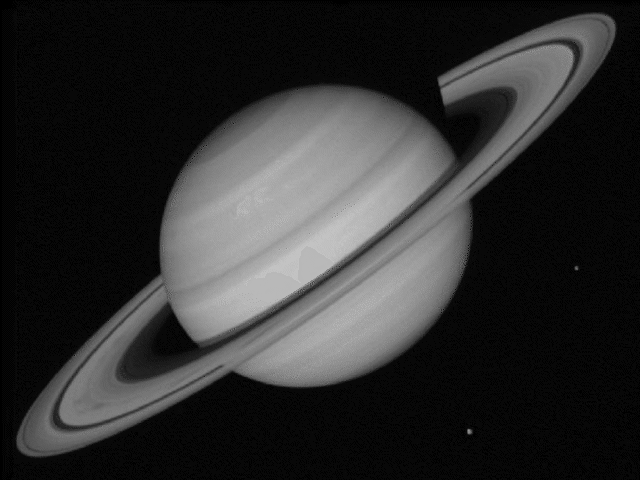
%> input picture Xu_Ly_Anh/Báo Cáo Xử Lý Ảnh_BT2/thuchanh2/saturn.png, 640 x 480 px
$ octave ThucHanh3.m   (GNU Octave 9; MATLAB toolbox functions it lacks are replaced by stand-ins)
%> lines starting %> are read from the running program, lines starting %| are printed output that depends on the picture; in (x1, y1, x2, y2) boxes, pixels count from 0 and x2, y2 are one past the last pixel; in counts of white or black regions, pixels touching at a corner belong together; the program's own positions count from 1
### Xu_Ly_Anh/Báo Cáo Xử Lý Ảnh_BT2/thuchanh2/AddPeriodicNoise.m
function im = AddPeriodicNoise(im0)
% Add periodic noise to an image im
[rows, columns] = size(im0)
rng('shuffle')
rowVector = (1 : rows)';
period = 10; % 20 rows
amplitude = 0.4 + rand*0.2; % Magnitude of the ripples.
offset = 1 - amplitude; % How much the cosine is raised above 0.
cosVector = amplitude * (1 + cos(2 * pi * rowVector / period))/2 + offset;
ripplesImage = repmat(cosVector, [1, columns]);
% Multiply the ripples by the image to get an image with periodic "noise" in it.
im = ripplesImage .* double(im0);

### Xu_Ly_Anh/Báo Cáo Xử Lý Ảnh_BT2/thuchanh2/ThucHanh3.m
% 3.2.1 -----------------------------------
A1 = double(imread('saturn.png'))/255;
%> A1: size 480x640 double; min 0, max 0.765, mean 0.183
imshow(A1/255);
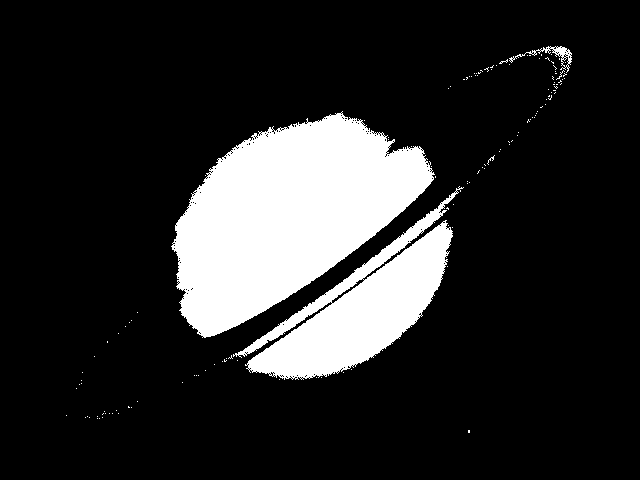
%> displayed picture: size 480x640, on the screen's scale of 0 to 255; values 0 (black) and 1 (white), 16.2% white; 134 white regions (131 under 20 px), largest, box (x1, y1, x2, y2) and area: (171, 111, 435, 338) 34237, (233, 186, 464, 380) 15054, (509, 46, 572, 73) 315
% 3.2.2 -----------------------------------
N1 = AddPeriodicNoise(A1);
%> in AddPeriodicNoise, `im = ripplesImage .* double(im0);`:
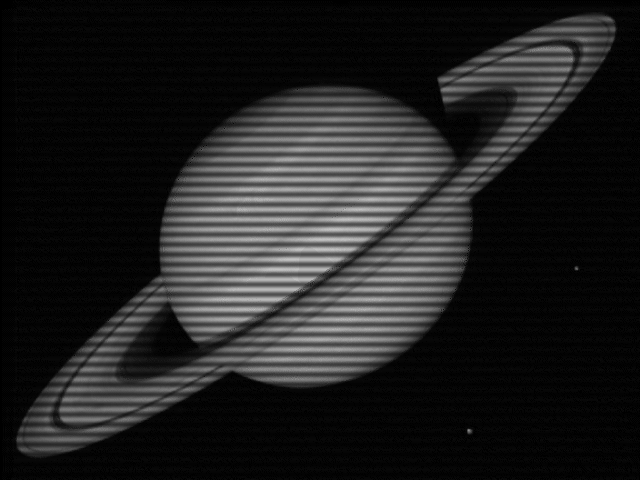
%> im: size 480x640 double; min 0, max 0.765, mean 0.131
figure
imshow(N1);
PSNR1 = psnr(N1, A1);
%> PSNR1 = 19.65
% 3.2.3 -----------------------------------
FN1 = fftshift(fft2(N1));
figure
imshow(mat2gray(log(abs(FN1))));
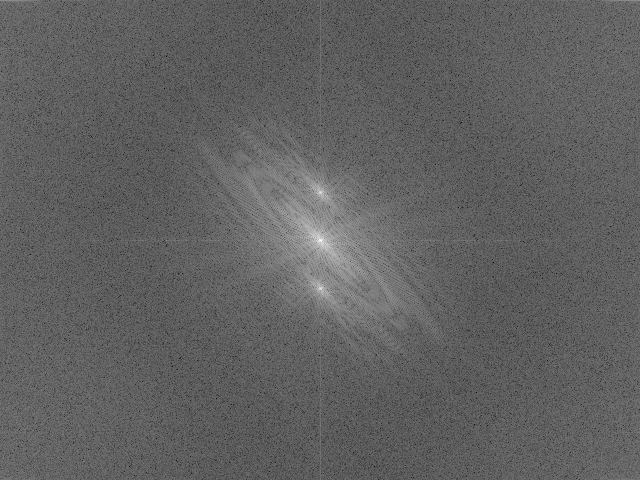
%> displayed picture: size 480x640, on the screen's scale of 0 to 255; min 0, max 255, mean 96.7
% 3.2.4 -----------------------------------
Z = ones(480, 640)*1;
figure
imshow(Z/255);
% 3.2.5 -----------------------------------
Z(150:200, 290:340) = 0;
Z(280:330, 290:340) = 0;
figure
imshow(Z/255);
% 3.2.6 -----------------------------------
FN2 = FN1 .* Z;
% 3.2.7 -----------------------------------
N2 = ifft2(ifftshift(FN2));
figure
imshow(N2);
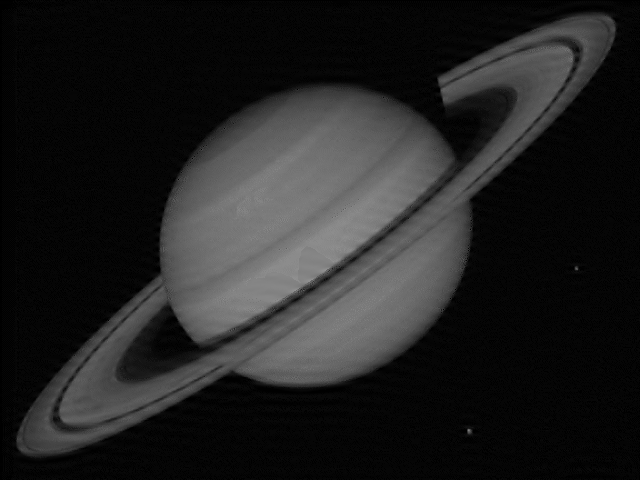
%> displayed picture: size 480x640, on the screen's scale of 0 to 255; min 0, max 149, mean 33.4
%> (the run ends here)

$ run again, with Xu_Ly_Anh/Báo Cáo Xử Lý Ảnh_BT2/thuchanh2/cameraman.tif saved as Xu_Ly_Anh/Báo Cáo Xử Lý Ảnh_BT2/thuchanh2/saturn.png
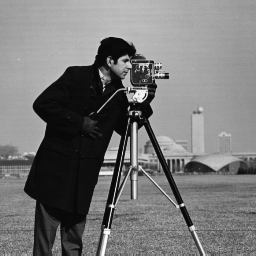
%> input picture Xu_Ly_Anh/Báo Cáo Xử Lý Ảnh_BT2/thuchanh2/cameraman.tif, 256 x 256 px
%> in AddPeriodicNoise, `im = ripplesImage .* double(im0);`:
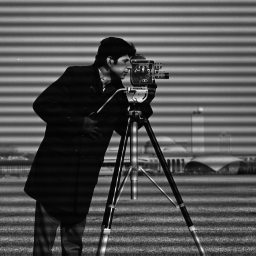
%> im: size 256x256 double; min 0.0118, max 0.98, mean 0.332
%> PSNR1 = 14.71
%> `imshow(mat2gray(log(abs(FN1))));`:
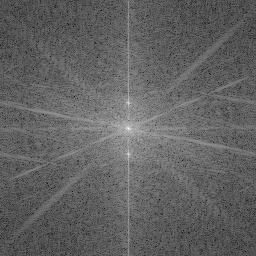
%> displayed picture: size 256x256, on the screen's scale of 0 to 255; min 0, max 255, mean 97.8
